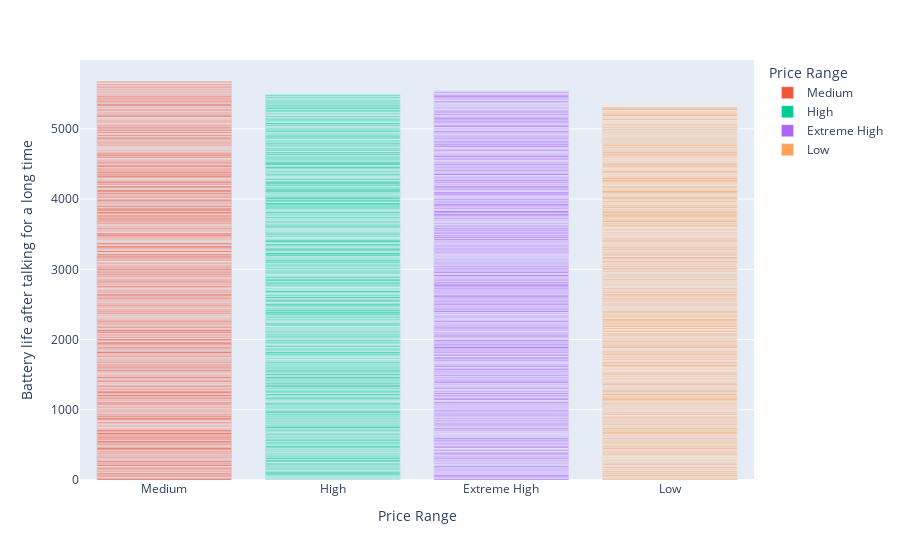

Notebook cell for this chart:
### Code cell
fig = px.bar(cdf, y='talk_time', x = 'price_range',
             color='price_range',
             labels={'talk_time':'Battery life after talking for a long time', 'price_range':'Price Range'})
fig.show()

### Figure 1 — Plotly figure (JSON) as saved in the notebook; plotly's stock layout.template omitted (floating-point values rounded to 4 significant figures; data arrays with more than 128 entries replaced by an {"elided": "..."} marker saying what was removed)
{"data": [{"alignmentgroup": "True", "hovertemplate": "Price Range=%{x}<br>Battery life after talking for a long time=%{y}<extra></extra>", "legendgroup": "Medium", "marker": {"color": "#EF553B", "pattern": {"shape": ""}}, "name": "Medium", "offsetgroup": "Medium", "orientation": "v", "showlegend": true, "textposition": "auto", "type": "bar", "x": {"elided": "500 str values"}, "xaxis": "x", "y": {"elided": "500 int values"}, "yaxis": "y"}, {"alignmentgroup": "True", "hovertemplate": "Price Range=%{x}<br>Battery life after talking for a long time=%{y}<extra></extra>", "legendgroup": "High", "marker": {"color": "#00cc96", "pattern": {"shape": ""}}, "name": "High", "offsetgroup": "High", "orientation": "v", "showlegend": true, "textposition": "auto", "type": "bar", "x": {"elided": "500 str values"}, "xaxis": "x", "y": {"elided": "500 int values"}, "yaxis": "y"}, {"alignmentgroup": "True", "hovertemplate": "Price Range=%{x}<br>Battery life after talking for a long time=%{y}<extra></extra>", "legendgroup": "Extreme High", "marker": {"color": "#ab63fa", "pattern": {"shape": ""}}, "name": "Extreme High", "offsetgroup": "Extreme High", "orientation": "v", "showlegend": true, "textposition": "auto", "type": "bar", "x": {"elided": "500 str values"}, "xaxis": "x", "y": {"elided": "500 int values"}, "yaxis": "y"}, {"alignmentgroup": "True", "hovertemplate": "Price Range=%{x}<br>Battery life after talking for a long time=%{y}<extra></extra>", "legendgroup": "Low", "marker": {"color": "#FFA15A", "pattern": {"shape": ""}}, "name": "Low", "offsetgroup": "Low", "orientation": "v", "showlegend": true, "textposition": "auto", "type": "bar", "x": {"elided": "500 str values"}, "xaxis": "x", "y": {"elided": "500 int values"}, "yaxis": "y"}], "layout": {"barmode": "relative", "legend": {"title": {"text": "Price Range"}, "tracegroupgap": 0}, "margin": {"t": 60}, "xaxis": {"anchor": "y", "categoryarray": [null, "Medium", "High", "Extreme High", "Low"], "categoryorder": "array", "domain": [0, 1], "title": {"text": "Price Range"}}, "yaxis": {"anchor": "x", "domain": [0, 1], "title": {"text": "Battery life after talking for a long time"}}}}
